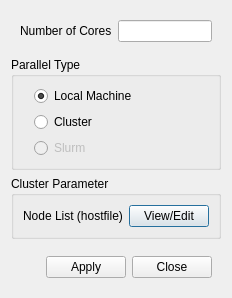
<?xml version="1.0" encoding="UTF-8"?>
<ui version="4.0">
 <class>parallelEnvironmentDialog</class>
 <widget class="QDialog" name="parallelEnvironmentDialog">
  <property name="geometry">
   <rect>
    <x>0</x>
    <y>0</y>
    <width>225</width>
    <height>298</height>
   </rect>
  </property>
  <property name="windowTitle">
   <string>Dialog</string>
  </property>
  <layout class="QVBoxLayout" name="verticalLayout">
   <item>
    <widget class="QWidget" name="widget" native="true">
     <layout class="QHBoxLayout" name="horizontalLayout">
      <item>
       <widget class="QLabel" name="label_11">
        <property name="text">
         <string>Number of Cores</string>
        </property>
       </widget>
      </item>
      <item>
       <widget class="QLineEdit" name="numberOfCores"/>
      </item>
     </layout>
    </widget>
   </item>
   <item>
    <widget class="QGroupBox" name="groupBox">
     <property name="title">
      <string>Parallel Type</string>
     </property>
     <property name="checkable">
      <bool>false</bool>
     </property>
     <property name="checked">
      <bool>false</bool>
     </property>
     <layout class="QVBoxLayout" name="verticalLayout_4">
      <property name="leftMargin">
       <number>20</number>
      </property>
      <item>
       <widget class="QRadioButton" name="typeLocalMachine">
        <property name="text">
         <string>Local Machine</string>
        </property>
        <property name="checked">
         <bool>true</bool>
        </property>
       </widget>
      </item>
      <item>
       <widget class="QRadioButton" name="typeCluster">
        <property name="text">
         <string>Cluster</string>
        </property>
       </widget>
      </item>
      <item>
       <widget class="QRadioButton" name="typeSlurm">
        <property name="enabled">
         <bool>false</bool>
        </property>
        <property name="text">
         <string>Slurm</string>
        </property>
       </widget>
      </item>
     </layout>
    </widget>
   </item>
   <item>
    <widget class="QStackedWidget" name="stackedParameters">
     <property name="currentIndex">
      <number>1</number>
     </property>
     <widget class="QWidget" name="page">
      <layout class="QVBoxLayout" name="verticalLayout_2">
       <property name="leftMargin">
        <number>0</number>
       </property>
       <property name="topMargin">
        <number>0</number>
       </property>
       <property name="rightMargin">
        <number>0</number>
       </property>
       <property name="bottomMargin">
        <number>0</number>
       </property>
      </layout>
     </widget>
     <widget class="QWidget" name="page_2">
      <layout class="QVBoxLayout" name="verticalLayout_3">
       <property name="leftMargin">
        <number>0</number>
       </property>
       <property name="topMargin">
        <number>0</number>
       </property>
       <property name="rightMargin">
        <number>0</number>
       </property>
       <property name="bottomMargin">
        <number>0</number>
       </property>
       <item>
        <widget class="QGroupBox" name="groupBox_3">
         <property name="title">
          <string>Cluster Parameter</string>
         </property>
         <layout class="QHBoxLayout" name="horizontalLayout_3">
          <item>
           <widget class="QLabel" name="label_25">
            <property name="text">
             <string>Node List (hostfile)</string>
            </property>
           </widget>
          </item>
          <item>
           <spacer name="horizontalSpacer_4">
            <property name="orientation">
             <enum>Qt::Horizontal</enum>
            </property>
            <property name="sizeHint" stdset="0">
             <size>
              <width>40</width>
              <height>20</height>
             </size>
            </property>
           </spacer>
          </item>
          <item>
           <widget class="QPushButton" name="editHostFile">
            <property name="text">
             <string>View/Edit</string>
            </property>
           </widget>
          </item>
         </layout>
        </widget>
       </item>
       <item>
        <spacer name="verticalSpacer_2">
         <property name="orientation">
          <enum>Qt::Vertical</enum>
         </property>
         <property name="sizeHint" stdset="0">
          <size>
           <width>20</width>
           <height>40</height>
          </size>
         </property>
        </spacer>
       </item>
      </layout>
     </widget>
    </widget>
   </item>
   <item>
    <spacer name="verticalSpacer_3">
     <property name="orientation">
      <enum>Qt::Vertical</enum>
     </property>
     <property name="sizeHint" stdset="0">
      <size>
       <width>20</width>
       <height>40</height>
      </size>
     </property>
    </spacer>
   </item>
   <item>
    <widget class="QWidget" name="widget_2" native="true">
     <layout class="QHBoxLayout" name="horizontalLayout_2">
      <item>
       <spacer name="horizontalSpacer">
        <property name="orientation">
         <enum>Qt::Horizontal</enum>
        </property>
        <property name="sizeHint" stdset="0">
         <size>
          <width>40</width>
          <height>20</height>
         </size>
        </property>
       </spacer>
      </item>
      <item>
       <widget class="QPushButton" name="applyButton">
        <property name="text">
         <string>Apply</string>
        </property>
       </widget>
      </item>
      <item>
       <widget class="QPushButton" name="closeButton">
        <property name="text">
         <string>Close</string>
        </property>
       </widget>
      </item>
     </layout>
    </widget>
   </item>
  </layout>
 </widget>
 <resources/>
 <connections/>
</ui>
